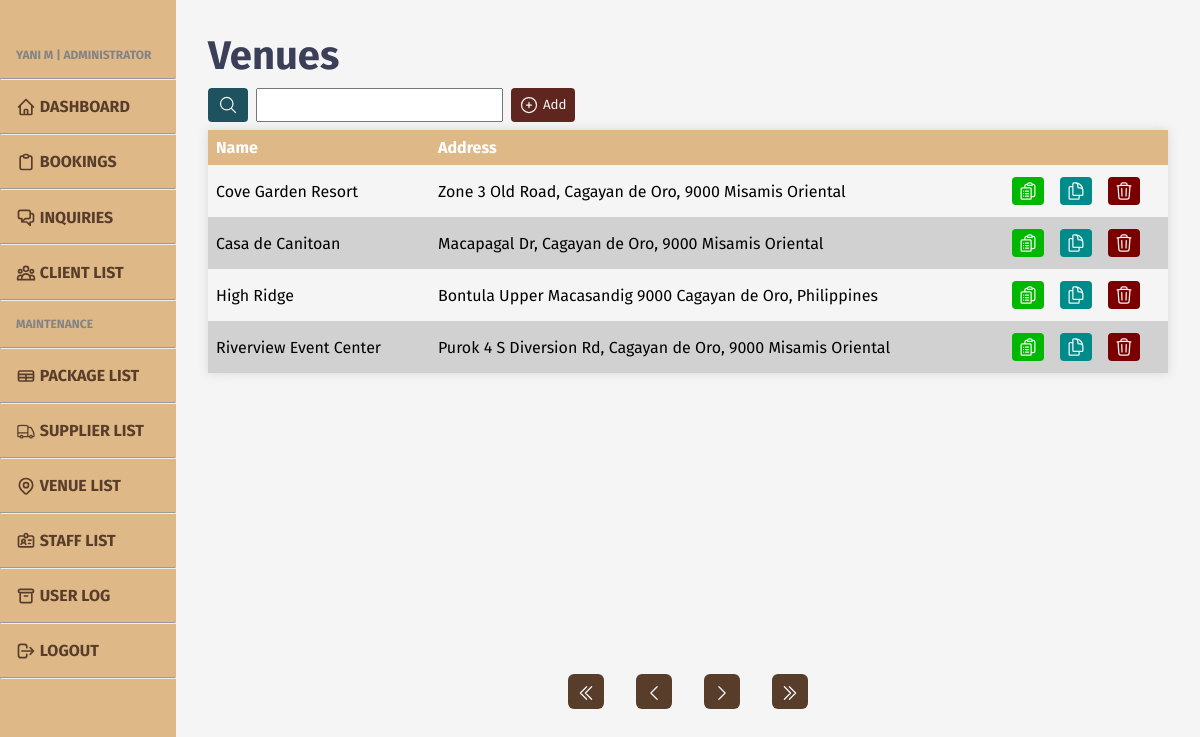
Screenshot of /admin/admin-venues.php (signed in) with the database file from the repository.
### tables this page shows
CREATE TABLE `venue` (
  `venue_id` int(11) NOT NULL,
  `venue_name` varchar(255) NOT NULL,
  `venue_add` varchar(255) NOT NULL,
  `venue_img` varchar(255) DEFAULT NULL,
  `venue_status` int(1) NOT NULL
);

### admin/admin-venues.php (the view, shortened to what the rows shown need)
<?php
include '../includes/admin-head.php';
require '../db/database.php';
?>
<head>
    <link rel="stylesheet" href="../styles/admin/admin-lower.css">
</head>
<body>
    <?php
    include '../includes/admin-header.php';
    ?>
    <main class="content">
        <h1>Venues</h1>
        <div class="tbl-cont">
            <table>
                <tr>
                    <th>Name</th>
                    <th>Address</th>
                    <th></th>
                    <th></th>
                    <th></th>
                </tr>
                <?php
                if (isset($_GET['search-submit'])) {
                    $queried = mysqli_real_escape_string($conn, preg_replace('/\s+/', ' ', trim($_GET['search'])));
                    if (strpos($queried, ", ")) {
                        $query = str_replace(", ", " ", $queried);
                        $keys = explode(" ", $query);
                    } else if (strpos($queried, ",")) {
                        $query = str_replace(",", " ", $queried);
                        $keys = explode(" ", $query);
                    } else {
                        $keys = explode(" ", $queried);
                    }
                    if (empty($queried)) {
                        unset($_COOKIE["search"]);
                        if (isset($_GET['pageno'])) {
                            $pageno = $_GET['pageno'];
                        } else {
                            $pageno = 1;
                        }
                        $no_of_records_per_page = 8;
                        $offset = ($pageno - 1) * $no_of_records_per_page;
                        $total_pages_sql = "SELECT COUNT(*) FROM venue WHERE venue_status=1";
                        $result = mysqli_query($conn, $total_pages_sql);
                        $total_rows = mysqli_fetch_array($result)[0];
                        $total_pages = ceil($total_rows / $no_of_records_per_page);
                        $sql = "SELECT * FROM venue WHERE venue_status=1 LIMIT $offset, $no_of_records_per_page";
                        $res_data = mysqli_query($conn, $sql);
                        while ($row = mysqli_fetch_array($res_data)) { ?>
                            <tr>
                                <td><?php echo $row['venue_name']; ?></td>
                                <td><?php echo $row['venue_add']; ?></td>
                                <td class="btn">
                                    <form action="admin-venues-view.php?venue_id=<?php echo $row['venue_id']; ?>" method="post">
                                        <button id="view" name="view">
                                            <svg xmlns="http://www.w3.org/2000/svg" fill="none" viewBox="0 0 24 24" stroke-width="1.5" stroke="currentColor" class="w-6 h-6">
                                                <path stroke-linecap="round" stroke-linejoin="round" d="M9 12h3.75M9 15h3.75M9 18h3.75m3 .75H18a2.25 2.25 0 002.25-2.25V6.108c0-1.135-.845-2.098-1.976-2.192a48.424 48.424 0 00-1.123-.08m-5.801 0c-.065.21-.1.433-.1.664 0 .414.336.75.75.75h4.5a.75.75 0 00.75-.75 2.25 2.25 0 00-.1-.664m-5.8 0A2.251 2.251 0 0113.5 2.25H15c1.012 0 1.867.668 2.15 1.586m-5.8 0c-.376.023-.75.05-1.124.08C9.095 4.01 8.25 4.973 8.25 6.108V8.25m0 0H4.875c-.621 0-1.125.504-1.125 1.125v11.25c0 .621.504 1.125 1.125 1.125h9.75c.621 0 1.125-.504 1.125-1.125V9.375c0-.621-.504-1.125-1.125-1.125H8.25zM6.75 12h.008v.008H6.75V12zm0 3h.008v.008H6.75V15zm0 3h.008v.008H6.75V18z" />
                                            </svg>
                                        </button>
                                    </form>
                                </td>
                                <td class="btn">
                                    <form action="admin-venues-edit.php?venue_id=<?php echo $row['venue_id']; ?>" method="post">
                                        <button id="update" name="update">
                                            <svg xmlns="http://www.w3.org/2000/svg" fill="none" viewBox="0 0 24 24" stroke-width="1.5" stroke="currentColor" class="w-6 h-6">
                                                <path stroke-linecap="round" stroke-linejoin="round" d="M15.75 17.25v3.375c0 .621-.504 1.125-1.125 1.125h-9.75a1.125 1.125 0 01-1.125-1.125V7.875c0-.621.504-1.125 1.125-1.125H6.75a9.06 9.06 0 011.5.124m7.5 10.376h3.375c.621 0 1.125-.504 1.125-1.125V11.25c0-4.46-3.243-8.161-7.5-8.876a9.06 9.06 0 00-1.5-.124H9.375c-.621 0-1.125.504-1.125 1.125v3.5m7.5 10.375H9.375a1.125 1.125 0 01-1.125-1.125v-9.25m12 6.625v-1.875a3.375 3.375 0 00-3.375-3.375h-1.5a1.125 1.125 0 01-1.125-1.125v-1.5a3.375 3.375 0 00-3.375-3.375H9.75" />
                                            </svg>
                                        </button>
                                    </form>
                                </td>
                                <td class="btn">
                                    <form action="../util/admin_venue.php?venue_id=<?php echo $row['venue_id']; ?>" method="post">
                                        <button id="delete" name="delete">
                                            <svg xmlns="http://www.w3.org/2000/svg" fill="none" viewBox="0 0 24 24" stroke-width="1.5" stroke="currentColor" class="w-6 h-6">
                                                <path stroke-linecap="round" stroke-linejoin="round" d="M14.74 9l-.346 9m-4.788 0L9.26 9m9.968-3.21c.342.052.682.107 1.022.166m-1.022-.165L18.16 19.673a2.25 2.25 0 01-2.244 2.077H8.084a2.25 2.25 0 01-2.244-2.077L4.772 5.79m14.456 0a48.108 48.108 0 00-3.478-.397m-12 .562c.34-.059.68-.114 1.022-.165m0 0a48.11 48.11 0 013.478-.397m7.5 0v-.916c0-1.18-.91-2.164-2.09-2.201a51.964 51.964 0 00-3.32 0c-1.18.037-2.09 1.022-2.09 2.201v.916m7.5 0a48.667 48.667 0 00-7.5 0" />
                                            </svg>
                                        </button>
                                    </form>
                                </td>
                            </tr>
                        <?php }
                    } else {
                        $_COOKIE['search'] = $queried;
                        if (isset($_GET['pageno'])) {
                            $pageno = $_GET['pageno'];
                        } else {
                            $pageno = 1;
                        }
                        $no_of_records_per_page = 8;
                        $offset = ($pageno - 1) * $no_of_records_per_page;
                        $total_pages_sql = "SELECT COUNT(*) FROM venue WHERE (venue_name LIKE '%$queried%' OR venue_add LIKE '%$queried%') AND venue_status=1";
                        foreach ($keys as $k) {
                            $total_pages_sql .= " OR venue_name LIKE '%$k%' OR venue_add LIKE '%$k%' ";
                        }
                        $result = mysqli_query($conn, $total_pages_sql);
                        $total_rows = mysqli_fetch_array($result)[0];
                        $total_pages = ceil($total_rows / $no_of_records_per_page);
                        $sql = "SELECT * FROM venue WHERE (venue_name LIKE '%$queried%' OR venue_add LIKE '%$queried%') AND venue_status=1";
                        foreach ($keys as $k) {
                            $sql .= " OR venue_name LIKE '%$k%' OR venue_add LIKE '%$k%' ";
                        }
                        $sql .= "AND venue_status=1 LIMIT $offset, $no_of_records_per_page";
                        $res_data = mysqli_query($conn, $sql);
                        while ($row = mysqli_fetch_array($res_data)) { ?>
                            <tr>
                                <td><?php echo $row['venue_name']; ?></td>
                                <td><?php echo $row['venue_add']; ?></td>
                                <td class="btn">
                                    <form action="admin-venues-view.php?venue_id=<?php echo $row['venue_id']; ?>" method="post">
                                        <button id="view" name="view">
                                            <svg xmlns="http://www.w3.org/2000/svg" fill="none" viewBox="0 0 24 24" stroke-width="1.5" stroke="currentColor" class="w-6 h-6">
                                                <path stroke-linecap="round" stroke-linejoin="round" d="M9 12h3.75M9 15h3.75M9 18h3.75m3 .75H18a2.25 2.25 0 002.25-2.25V6.108c0-1.135-.845-2.098-1.976-2.192a48.424 48.424 0 00-1.123-.08m-5.801 0c-.065.21-.1.433-.1.664 0 .414.336.75.75.75h4.5a.75.75 0 00.75-.75 2.25 2.25 0 00-.1-.664m-5.8 0A2.251 2.251 0 0113.5 2.25H15c1.012 0 1.867.668 2.15 1.586m-5.8 0c-.376.023-.75.05-1.124.08C9.095 4.01 8.25 4.973 8.25 6.108V8.25m0 0H4.875c-.621 0-1.125.504-1.125 1.125v11.25c0 .621.504 1.125 1.125 1.125h9.75c.621 0 1.125-.504 1.125-1.125V9.375c0-.621-.504-1.125-1.125-1.125H8.25zM6.75 12h.008v.008H6.75V12zm0 3h.008v.008H6.75V15zm0 3h.008v.008H6.75V18z" />
                                            </svg>
                                        </button>
                                    </form>
                                </td>
                                <td class="btn">
                                    <form action="admin-venues-edit.php?venue_id=<?php echo $row['venue_id']; ?>" method="post">
                                        <button id="update" name="update">
                                            <svg xmlns="http://www.w3.org/2000/svg" fill="none" viewBox="0 0 24 24" stroke-width="1.5" stroke="currentColor" class="w-6 h-6">
                                                <path stroke-linecap="round" stroke-linejoin="round" d="M15.75 17.25v3.375c0 .621-.504 1.125-1.125 1.125h-9.75a1.125 1.125 0 01-1.125-1.125V7.875c0-.621.504-1.125 1.125-1.125H6.75a9.06 9.06 0 011.5.124m7.5 10.376h3.375c.621 0 1.125-.504 1.125-1.125V11.25c0-4.46-3.243-8.161-7.5-8.876a9.06 9.06 0 00-1.5-.124H9.375c-.621 0-1.125.504-1.125 1.125v3.5m7.5 10.375H9.375a1.125 1.125 0 01-1.125-1.125v-9.25m12 6.625v-1.875a3.375 3.375 0 00-3.375-3.375h-1.5a1.125 1.125 0 01-1.125-1.125v-1.5a3.375 3.375 0 00-3.375-3.375H9.75" />
                                            </svg>
                                        </button>
                                    </form>
                                </td>
                                <td class="btn">
                                    <form action="../util/admin_venue.php?venue_id=<?php echo $row['venue_id']; ?>" method="post">
                                        <button id="delete" name="delete">
                                            <svg xmlns="http://www.w3.org/2000/svg" fill="none" viewBox="0 0 24 24" stroke-width="1.5" stroke="currentColor" class="w-6 h-6">
                                                <path stroke-linecap="round" stroke-linejoin="round" d="M14.74 9l-.346 9m-4.788 0L9.26 9m9.968-3.21c.342.052.682.107 1.022.166m-1.022-.165L18.16 19.673a2.25 2.25 0 01-2.244 2.077H8.084a2.25 2.25 0 01-2.244-2.077L4.772 5.79m14.456 0a48.108 48.108 0 00-3.478-.397m-12 .562c.34-.059.68-.114 1.022-.165m0 0a48.11 48.11 0 013.478-.397m7.5 0v-.916c0-1.18-.91-2.164-2.09-2.201a51.964 51.964 0 00-3.32 0c-1.18.037-2.09 1.022-2.09 2.201v.916m7.5 0a48.667 48.667 0 00-7.5 0" />
                                            </svg>
                                        </button>
                                    </form>
                                </td>
                            </tr>
                        <?php }
                    };
                } else {
                    if (isset($_GET['pageno'])) {
                        $pageno = $_GET['pageno'];
                    } else {
                        $pageno = 1;
                    }
                    $no_of_records_per_page = 8;
                    $offset = ($pageno - 1) * $no_of_records_per_page;
                    $sql = "SELECT * FROM venue WHERE venue_status=1 LIMIT $offset, $no_of_records_per_page";
                    $res_data = mysqli_query($conn, $sql);
                    while ($row = mysqli_fetch_array($res_data)) { ?>
                        <tr>
                            <td><?php echo $row['venue_name']; ?></td>
                            <td><?php echo $row['venue_add']; ?></td>
                            <td class="btn">
                                <form action="admin-venues-view.php?venue_id=<?php echo $row['venue_id']; ?>" method="post">
                                    <button id="view" name="view">
                                    </button>
                                </form>
                            </td>
                            <td class="btn">
                                <form action="admin-venues-edit.php?venue_id=<?php echo $row['venue_id']; ?>" method="post">
                                    <button id="update" name="update">
                                    </button>
                                </form>
                            </td>
                            <td class="btn">
                                <form action="../util/admin_venue.php?venue_id=<?php echo $row['venue_id']; ?>" method="post">
                                    <button id="delete" name="delete">
                                    </button>
                                </form>
                            </td>
                        </tr>
                <?php };
                }
                ?>
            </table>
        </div>
    </main>
    </div>
</body>
</html>

### rows the page displays
venue: venue_name "Cove Garden Resort", venue_add "Zone 3 Old Road, Cagayan de Oro, 9000 Misamis Oriental"
venue: venue_name "Casa de Canitoan", venue_add "Macapagal Dr, Cagayan de Oro, 9000 Misamis Oriental"
venue: venue_name "High Ridge", venue_add "Bontula Upper Macasandig 9000 Cagayan de Oro, Philippines"
venue: venue_name "Riverview Event Center", venue_add "Purok 4 S Diversion Rd, Cagayan de Oro, 9000 Misamis Oriental"
